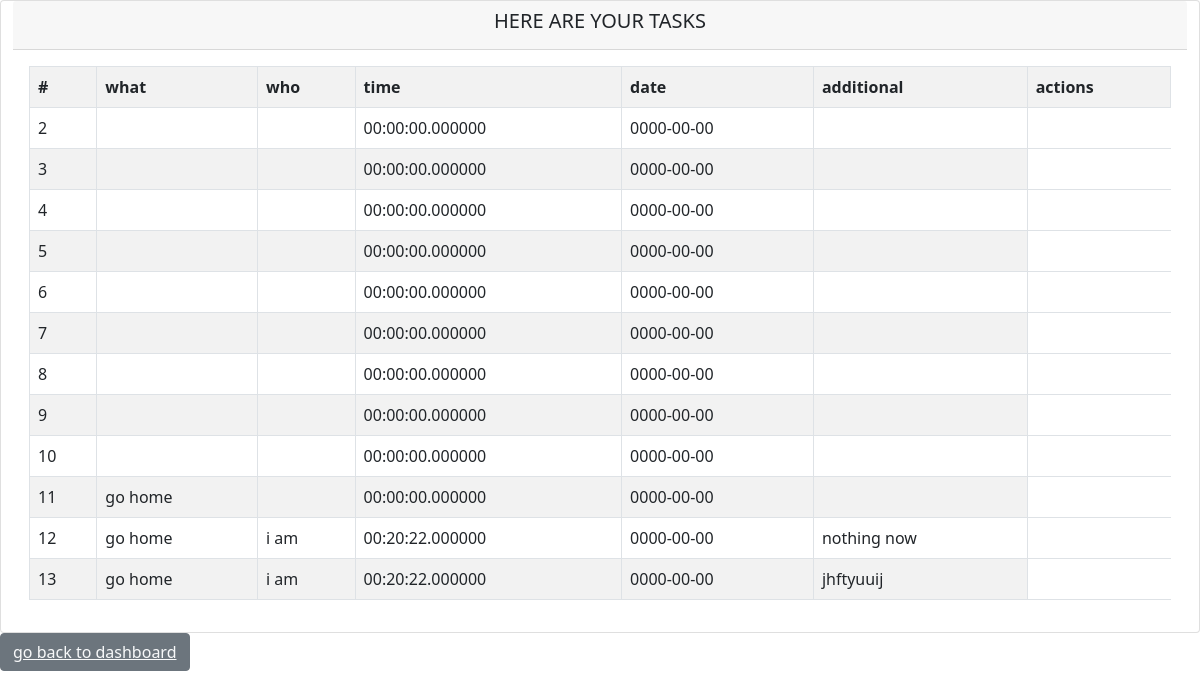
Screenshot of /php/handlecompletetask.php (signed in) with the database file from the repository.
### tables this page shows
CREATE TABLE `todolist` (
  `id` int(25) NOT NULL,
  `what` varchar(10) NOT NULL,
  `who` varchar(45) NOT NULL,
  `date` date NOT NULL,
  `time` time(6) NOT NULL,
  `additional` varchar(255) NOT NULL
);

### php/handlecompletetask.php (the view, shortened to what this page needs)
<?php
include "configconnect.php";
?>
<!DOCTYPE html>
<html lang="en">
<head>
    <link href="https://cdn.jsdelivr.net/npm/bootstrap@5.1.3/dist/css/bootstrap.min.css" rel="stylesheet">
</head>
<body>
    <div class="container-fluid">
        <div class="row">
            <div class="card">
                <div class="card-header text-center">
                    <h5> HERE ARE YOUR TASKS</h5>
                </div>
                <div class="card-body">
                    <?php
                    $sql = "SELECT * FROM `todolist`";
                    $result = mysqli_query($link, $sql);
                    if ($result) {
                        $data = mysqli_num_rows($result);
                        if ($data > 0) {
                            echo " <table class='table table-striped table-bordered'>";
                            echo "<tr>";
                            echo "<th>#</th>";
                            echo "<th>what </th>";
                            echo "<th> who </th>";
                            echo "<th> time </th>";
                            echo "<th> date </th>";
                            echo "<th> additional</th>";
                            echo "<th> actions</th>";
                            echo "</tr>";
                            while ($row = mysqli_fetch_array($result)) {
                                echo "<tr>";
                                echo "<td>" . $row['id'] . "</td>";
                                echo "<td>" . $row['what'] . "</td>";
                                echo "<td>" . $row['who'] . "</td>";
                                echo "<td>" . $row['time'] . "</td>";
                                echo "<td>" . $row['date'] . "</td>";
                                echo "<td>" . $row['additional'] . "</td>";
                                echo "</tr>";
                            }
                            echo "</table>";
                        }
                        else {
                            echo "no data was found!";
                        }
                    } else {
                        echo "error executing query $sql" . mysqli_error($link);
                    }
                    ?>
                </div>
            </div>
        </div>
    </div>
    <button type="button" class="btn btn-secondary"><a href="dashboard.php" class="card-link text-light">go back to dashboard</a></button>
</body>
</html>

### rows the page displays
todolist: id "2", time "00:00:00.000000", date "0000-00-00"
todolist: id "3", time "00:00:00.000000", date "0000-00-00"
todolist: id "4", time "00:00:00.000000", date "0000-00-00"
todolist: id "5", time "00:00:00.000000", date "0000-00-00"
todolist: id "6", time "00:00:00.000000", date "0000-00-00"
todolist: id "7", time "00:00:00.000000", date "0000-00-00"
todolist: id "8", time "00:00:00.000000", date "0000-00-00"
todolist: id "9", time "00:00:00.000000", date "0000-00-00"
todolist: id "10", time "00:00:00.000000", date "0000-00-00"
todolist: id "11", what "go home", time "00:00:00.000000", date "0000-00-00"
todolist: id "12", what "go home", who "i am", time "00:20:22.000000", date "0000-00-00", additional "nothing now"
todolist: id "13", what "go home", who "i am", time "00:20:22.000000", date "0000-00-00", additional "jhftyuuij"
